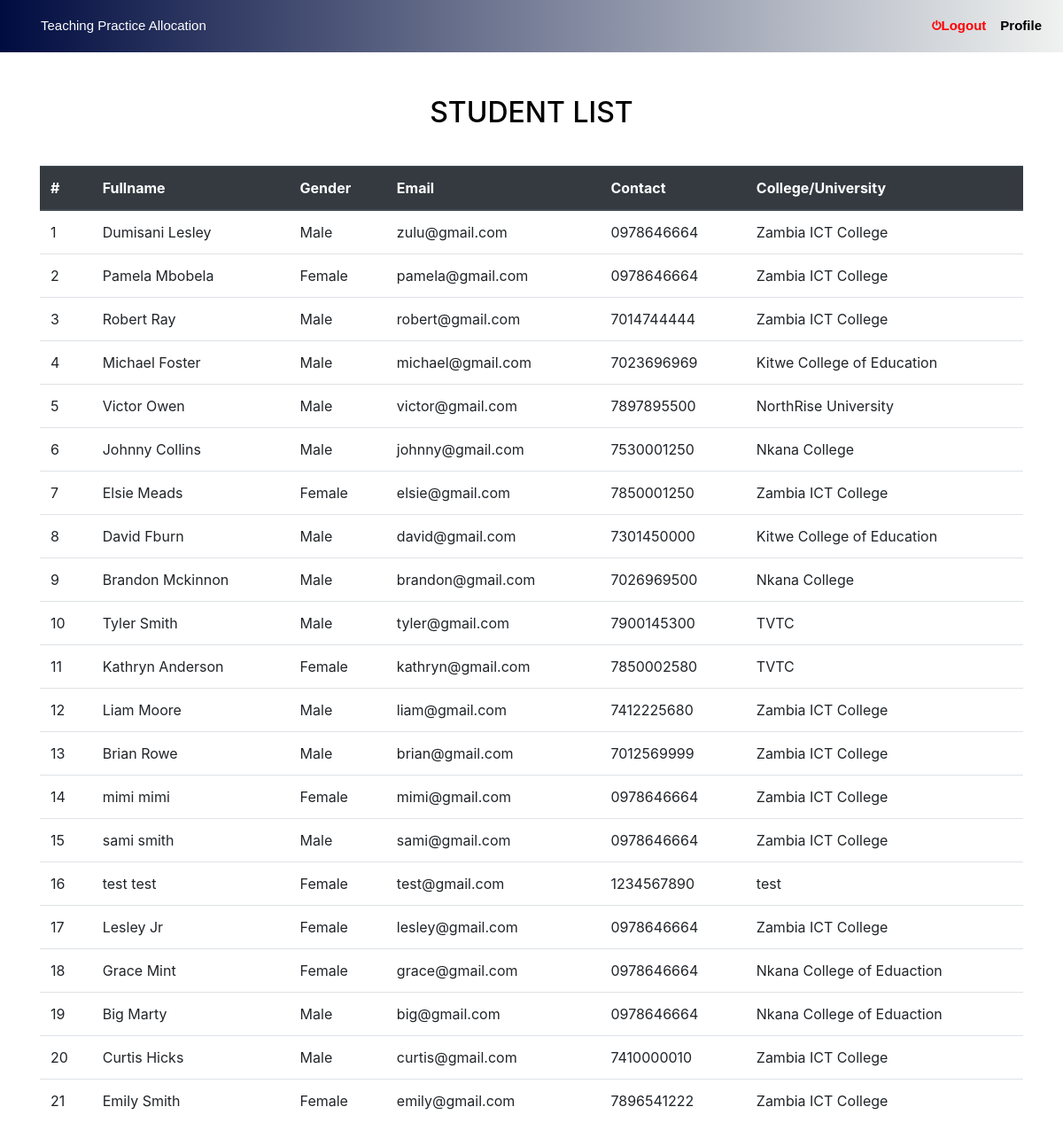
Page /admin/studentList.php on the earlier database version.
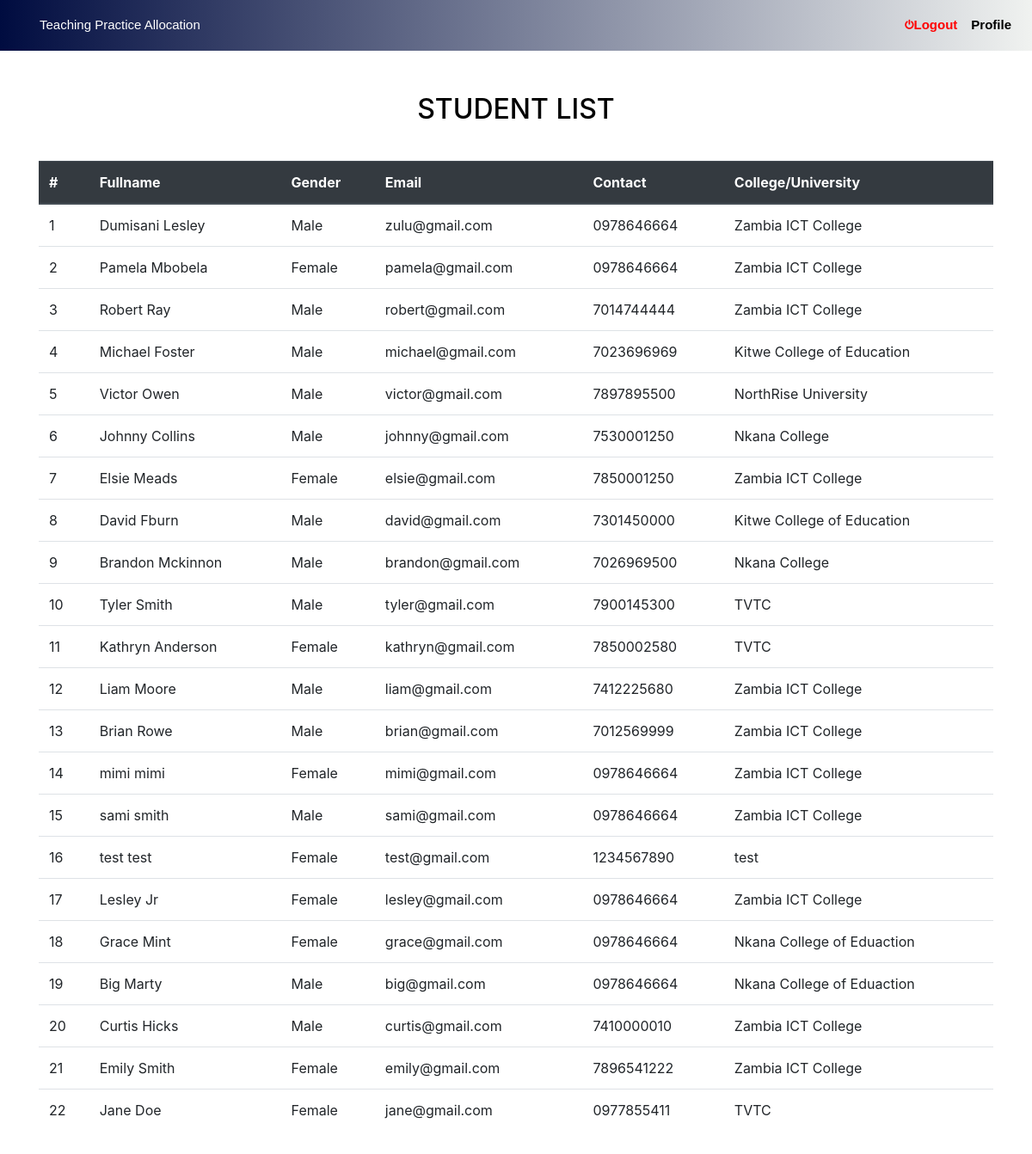
Same page on the later database version.
### tables this page shows
CREATE TABLE IF NOT EXISTS `students` (
  `pid` int(11) NOT NULL AUTO_INCREMENT,
  `fname` varchar(20) NOT NULL,
  `lname` varchar(20) NOT NULL,
  `gender` varchar(10) NOT NULL,
  `email` varchar(30) NOT NULL,
  `contact` varchar(10) NOT NULL,
  `college` varchar(30) NOT NULL,
  `password` varchar(30) NOT NULL,
  `cpassword` varchar(30) NOT NULL,
  PRIMARY KEY (`pid`)
);

### admin/studentList.php (the view, shortened to what this page needs)
<?php
    include('../includes/head.php');
    include('../includes/connect.php');
?>
  <div class="container" style="margin-bottom: 100px;">
        <div class="mb-4">
            <h2 class="text-center">Student List</h2>
        </div>
            <table class="table table-hover">
            <h2 class="text-center" style="margin-bottom: 40px; color: black; margin-top: 70px;">STUDENT LIST</h2>
                <thead class="thead-dark">
                    <tr>
                        <th scope="col">#</th>
                        <th scope="col">Fullname</th>
                        <th scope="col">Gender</th>
                        <th scope="col">Email</th>
                        <th scope="col">Contact</th>
                        <th scope="col">College/University</th>
                    </tr>
                </thead>
                <tbody>
                    <?php
                    $query = "select * from students";
                    $result = mysqli_query($con,$query);
                    $cnt=1;
                    while ($row = mysqli_fetch_array($result)){
                      $fname = $row['fname'];
                      $lname = $row['lname'];
                      $gender = $row['gender'];
                      $email = $row['email'];
                      $contact = $row['contact'];
                      $college = $row['college'];
                      echo "<tr>
                        <td>$cnt</td>
                        <td>$fname $lname</td>
                        <td>$gender</td>
                        <td>$email</td>
                        <td>$contact</td>
                        <td>$college</td>
                      </tr>";
                  $cnt++;  }
                  ?>
            </tbody>
        </table>
        <br>
    </div>

Differences in the rows shown:
added students: fname "Jane", lname "Doe", gender "Female", email "jane@gmail.com", contact "0977855411", college "TVTC"
